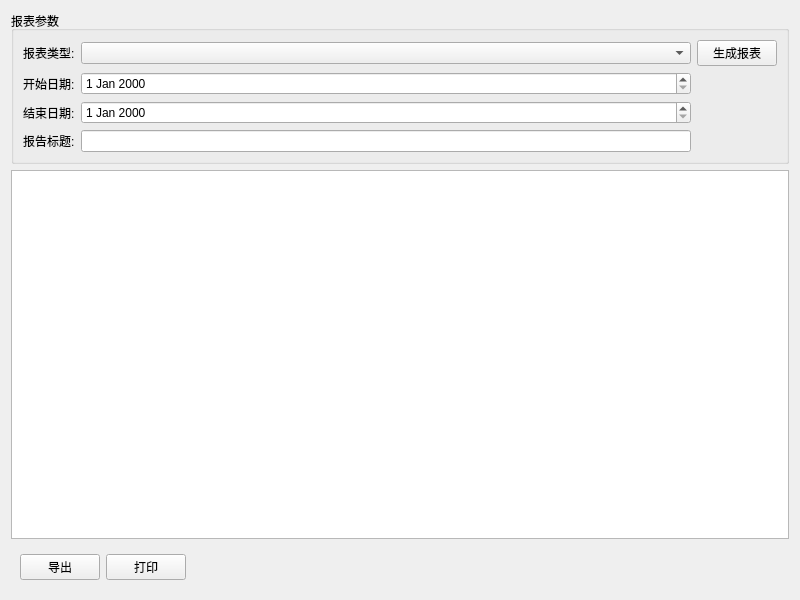
<?xml version="1.0" encoding="UTF-8"?>
<ui version="4.0">
 <class>StatisticsView</class>
 <widget class="QWidget" name="StatisticsView">
  <property name="geometry">
   <rect>
    <x>0</x>
    <y>0</y>
    <width>800</width>
    <height>600</height>
   </rect>
  </property>
  <property name="windowTitle">
   <string>统计报表</string>
  </property>
  <layout class="QVBoxLayout" name="verticalLayout">
   <item>
    <widget class="QGroupBox" name="groupBox">
     <property name="title">
      <string>报表参数</string>
     </property>
     <layout class="QGridLayout" name="gridLayout">
      <item row="0" column="0">
       <widget class="QLabel" name="label">
        <property name="text">
         <string>报表类型:</string>
        </property>
       </widget>
      </item>
      <item row="0" column="1">
       <widget class="QComboBox" name="comboReportType"/>
      </item>
      <item row="1" column="0">
       <widget class="QLabel" name="label_2">
        <property name="text">
         <string>开始日期:</string>
        </property>
       </widget>
      </item>
      <item row="1" column="1">
       <widget class="QDateEdit" name="dateStart"/>
      </item>
      <item row="2" column="0">
       <widget class="QLabel" name="label_3">
        <property name="text">
         <string>结束日期:</string>
        </property>
       </widget>
      </item>
      <item row="2" column="1">
       <widget class="QDateEdit" name="dateEnd"/>
      </item>
      <item row="3" column="0">
       <widget class="QLabel" name="label_4">
        <property name="text">
         <string>报告标题:</string>
        </property>
       </widget>
      </item>
      <item row="3" column="1">
       <widget class="QLineEdit" name="editTitle"/>
      </item>
      <item row="0" column="2">
       <widget class="QPushButton" name="btGenerate">
        <property name="text">
         <string>生成报表</string>
        </property>
       </widget>
      </item>
     </layout>
    </widget>
   </item>
   <item>
    <widget class="QTextEdit" name="textReport"/>
   </item>
   <item>
    <widget class="QWidget" name="widget" native="true">
     <property name="maximumSize">
      <size>
       <width>16777215</width>
       <height>50</height>
      </size>
     </property>
     <layout class="QHBoxLayout" name="horizontalLayout">
      <item>
       <widget class="QPushButton" name="btExport">
        <property name="text">
         <string>导出</string>
        </property>
       </widget>
      </item>
      <item>
       <widget class="QPushButton" name="btPrint">
        <property name="text">
         <string>打印</string>
        </property>
       </widget>
      </item>
      <item>
       <spacer name="horizontalSpacer">
        <property name="orientation">
         <enum>Qt::Horizontal</enum>
        </property>
        <property name="sizeHint" stdset="0">
         <size>
          <width>40</width>
          <height>20</height>
         </size>
        </property>
       </spacer>
      </item>
     </layout>
    </widget>
   </item>
  </layout>
 </widget>
 <resources/>
 <connections/>
</ui>
